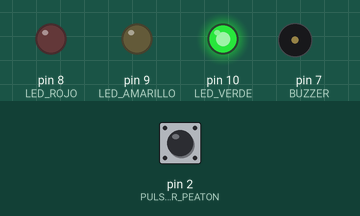
This sketch was run on a simulated Arduino Uno, built with avr-gcc and run on an emulated ATmega328P. Parts: output pins drawn as LEDs (lit = HIGH), buzzer (waves = sounding). The inputs (shaded band) are chosen by the test bench; at power-on: pin 2 (PULSADOR_PEATON) HIGH.

Above: at 1.2 s.
1.3 s: pin 2 (PULSADOR_PEATON) pulled LOW for 0.15 s
At 2.4 s:
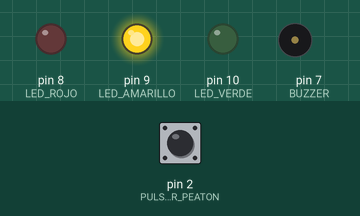
At 4.7 s:
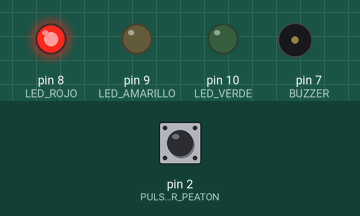
Timing chart, 0 to 9.2 s (numbered marks = the images above; inputs shaded):
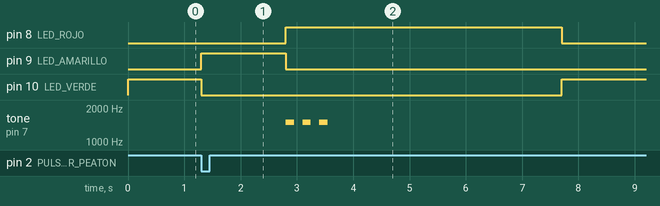

The sketch:

semaforo.ino
```cpp
/*
  Semaforo inteligente con paso peatonal
  Kit 8vo EGB - Arduino UNO R3

  El semaforo cicla rojo -> verde -> amarillo -> rojo. Si un peaton
  presiona el pulsador mientras el semaforo esta en verde, se corta
  el ciclo, pasa a amarillo y luego a rojo para dejar cruzar,
  avisando con el buzzer.

  IMPORTANTE: el buzzer de este kit es PASIVO. Un buzzer pasivo solo
  suena con tone()/noTone() (necesita una señal oscilante); si le
  mandas digitalWrite(HIGH) se queda en silencio o hace un clic.
*/

const int LED_ROJO = 8;
const int LED_AMARILLO = 9;
const int LED_VERDE = 10;
const int PULSADOR_PEATON = 2;
const int BUZZER = 7;

const unsigned long TIEMPO_VERDE = 5000;
const unsigned long TIEMPO_AMARILLO = 1500;
const unsigned long TIEMPO_ROJO = 4000;

bool peatonEsperando = false;

void setup() {
  pinMode(LED_ROJO, OUTPUT);
  pinMode(LED_AMARILLO, OUTPUT);
  pinMode(LED_VERDE, OUTPUT);
  pinMode(BUZZER, OUTPUT);
  pinMode(PULSADOR_PEATON, INPUT_PULLUP);

  apagarTodo();
  digitalWrite(LED_ROJO, HIGH);
}

void loop() {
  cicloVerdeConInterrupcion();

  apagarTodo();
  digitalWrite(LED_AMARILLO, HIGH);
  delay(TIEMPO_AMARILLO);

  apagarTodo();
  digitalWrite(LED_ROJO, HIGH);
  if (peatonEsperando) {
    avisoSonoroCruce();
    peatonEsperando = false;
  }
  delay(TIEMPO_ROJO);
}

void cicloVerdeConInterrupcion() {
  apagarTodo();
  digitalWrite(LED_VERDE, HIGH);

  unsigned long inicio = millis();
  while (millis() - inicio < TIEMPO_VERDE) {
    if (digitalRead(PULSADOR_PEATON) == LOW) {
      peatonEsperando = true;
      break;
    }
  }
}

void avisoSonoroCruce() {
  for (int i = 0; i < 3; i++) {
    tone(BUZZER, 1500, 150);
    delay(300);
  }
  noTone(BUZZER);
}

void apagarTodo() {
  digitalWrite(LED_ROJO, LOW);
  digitalWrite(LED_AMARILLO, LOW);
  digitalWrite(LED_VERDE, LOW);
}
```

Measured:
- after the input at 1.3 s, pin 8 (LED_ROJO): LOW → HIGH after 1.5 s instead of 5.2 s; pin 10 (LED_VERDE): HIGH → LOW after 0.00 s instead of 3.7 s; tone on pin 7 (BUZZER): alternates 1500 Hz for 0.15 s and silent for 0.15 s, 6 changes in all, then stays silent, starting after 1.5 s
